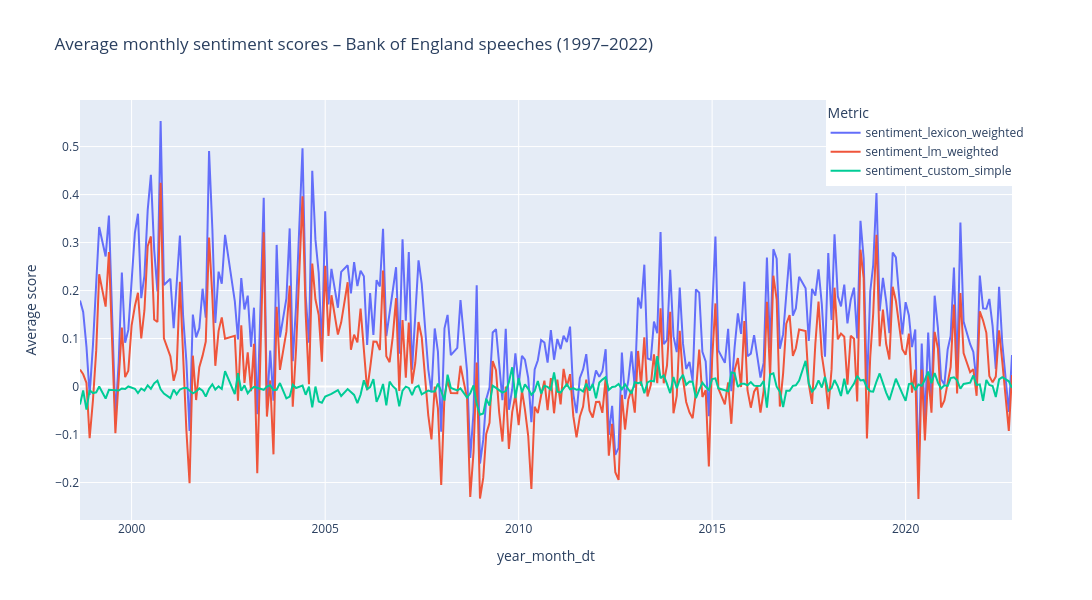

Write notebook code for a chart like this one.
### Code cell
# Plot sentiment scores over time

# Define the plot
fig = px.line(
     sentiment_monthly,
     x='year_month_dt',
     y=['sentiment_lexicon_weighted', 'sentiment_lm_weighted','sentiment_custom_simple'],
     title="Average monthly sentiment scores – Bank of England speeches (1997–2022)",
     labels={'value': 'Average score', 'variable': 'Metric'}
)

# Adjust size
fig.update_layout(width=1100, height=600)

# Move the legend
fig.update_layout(
    legend=dict(
        x=0.8,
        y=1,
        xanchor='left',
        yanchor='top'
    )
)

# Display the plot
fig.show()

### Figure 1 — Plotly figure (JSON) as saved in the notebook; plotly's stock layout.template omitted (floating-point values rounded to 4 significant figures; data arrays with more than 128 entries replaced by an {"elided": "..."} marker saying what was removed)
{"data": [{"hovertemplate": "Metric=sentiment_lexicon_weighted<br>year_month_dt=%{x}<br>Average score=%{y}<extra></extra>", "legendgroup": "sentiment_lexicon_weighted", "line": {"color": "#636efa", "dash": "solid"}, "marker": {"symbol": "circle"}, "mode": "lines", "name": "sentiment_lexicon_weighted", "orientation": "v", "showlegend": true, "type": "scatter", "x": {"elided": "272 str values"}, "xaxis": "x", "y": {"elided": "272 float values"}, "yaxis": "y"}, {"hovertemplate": "Metric=sentiment_lm_weighted<br>year_month_dt=%{x}<br>Average score=%{y}<extra></extra>", "legendgroup": "sentiment_lm_weighted", "line": {"color": "#EF553B", "dash": "solid"}, "marker": {"symbol": "circle"}, "mode": "lines", "name": "sentiment_lm_weighted", "orientation": "v", "showlegend": true, "type": "scatter", "x": {"elided": "272 str values"}, "xaxis": "x", "y": {"elided": "272 float values"}, "yaxis": "y"}, {"hovertemplate": "Metric=sentiment_custom_simple<br>year_month_dt=%{x}<br>Average score=%{y}<extra></extra>", "legendgroup": "sentiment_custom_simple", "line": {"color": "#00cc96", "dash": "solid"}, "marker": {"symbol": "circle"}, "mode": "lines", "name": "sentiment_custom_simple", "orientation": "v", "showlegend": true, "type": "scatter", "x": {"elided": "272 str values"}, "xaxis": "x", "y": {"elided": "272 float values"}, "yaxis": "y"}], "layout": {"height": 600, "legend": {"title": {"text": "Metric"}, "tracegroupgap": 0, "x": 0.8, "xanchor": "left", "y": 1, "yanchor": "top"}, "title": {"text": "Average monthly sentiment scores – Bank of England speeches (1997–2022)"}, "width": 1100, "xaxis": {"anchor": "y", "autorange": true, "domain": [0, 1], "range": ["1998-09-01", "2022-10-01"], "title": {"text": "year_month_dt"}, "type": "date"}, "yaxis": {"anchor": "x", "autorange": true, "domain": [0, 1], "range": [-0.2781, 0.5971], "title": {"text": "Average score"}, "type": "linear"}}}
